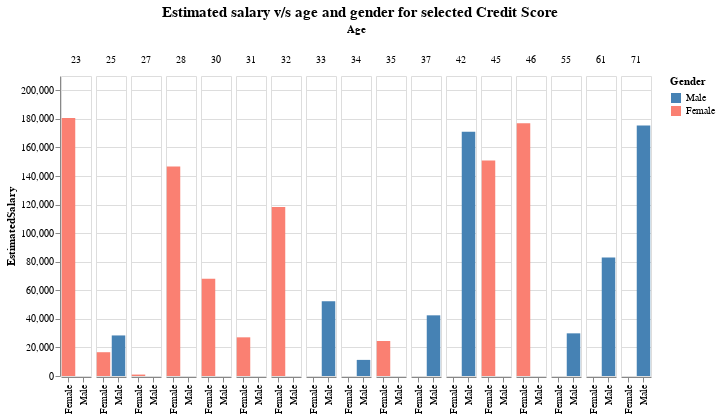

The notebook cell this image was saved under:
### Code cell
pink_blue = alt.Scale(domain=('Male', 'Female'),
                      range=["steelblue", "salmon"])   # Customize colors for different genders.

slider = alt.binding_range(min=350, max=850, step=25)   # binding_range allows for selection along a scale
select_credit = alt.selection_single(name="CreditScore", fields=['CreditScore'],  # To select a single discrete data value
                                   bind=slider, init={'CreditScore': 650})

alt.Chart(smaller).mark_bar().encode(
    x=alt.X('Gender:N', title=None),
    y=alt.Y('EstimatedSalary:Q', scale=alt.Scale(domain=(0, 210000))),
    color=alt.Color('Gender:N', scale=pink_blue),
    column='Age:O'
).properties(
    width=30
).add_selection(
    select_credit
).transform_calculate(   # Used to define new fields which are calculated from other fields
    "Gender", alt.expr.if_(alt.datum.Gender == "Male", "Male", "Female")
).transform_filter(      # Selects a subset of data based on a condition
    select_credit
).configure_facet(        # Set spacing between Age columns.
    spacing=3
).properties(
    title='Estimated salary v/s age and gender for selected Credit Score'   # chart title
).configure_title(   # chart title configuration 
    fontSize=15,
    font='Courier',
    anchor='middle',
    color='black'
)

### Figure 1 — Vega-Lite specification as saved in the notebook (floating-point values rounded to 4 significant figures; data arrays with more than 128 entries replaced by an {"elided": "..."} marker saying what was removed)
{"config": {"view": {"continuousWidth": 400, "continuousHeight": 300}, "facet": {"spacing": 3}, "title": {"anchor": "middle", "color": "black", "font": "Courier", "fontSize": 15}}, "data": {"name": "data-04bb9f41c8075ba1c77d8c21c4bacc47"}, "mark": "bar", "encoding": {"color": {"type": "nominal", "field": "Gender", "scale": {"domain": ["Male", "Female"], "range": ["steelblue", "salmon"]}}, "column": {"type": "ordinal", "field": "Age"}, "x": {"type": "nominal", "field": "Gender", "title": null}, "y": {"type": "quantitative", "field": "EstimatedSalary", "scale": {"domain": [0, 210000]}}}, "selection": {"CreditScore": {"type": "single", "fields": ["CreditScore"], "bind": {"input": "range", "max": 850, "min": 350, "step": 25}, "init": {"CreditScore": 650}}}, "title": "Estimated salary v/s age and gender for selected Credit Score", "transform": [{"calculate": "if((datum.Gender === 'Male'),'Male','Female')", "as": "Gender"}, {"filter": {"selection": "CreditScore"}}], "width": 30, "$schema": "https://vega.github.io/schema/vega-lite/v4.0.2.json", "datasets": {"data-04bb9f41c8075ba1c77d8c21c4bacc47": {"elided": "5000 records"}}}
